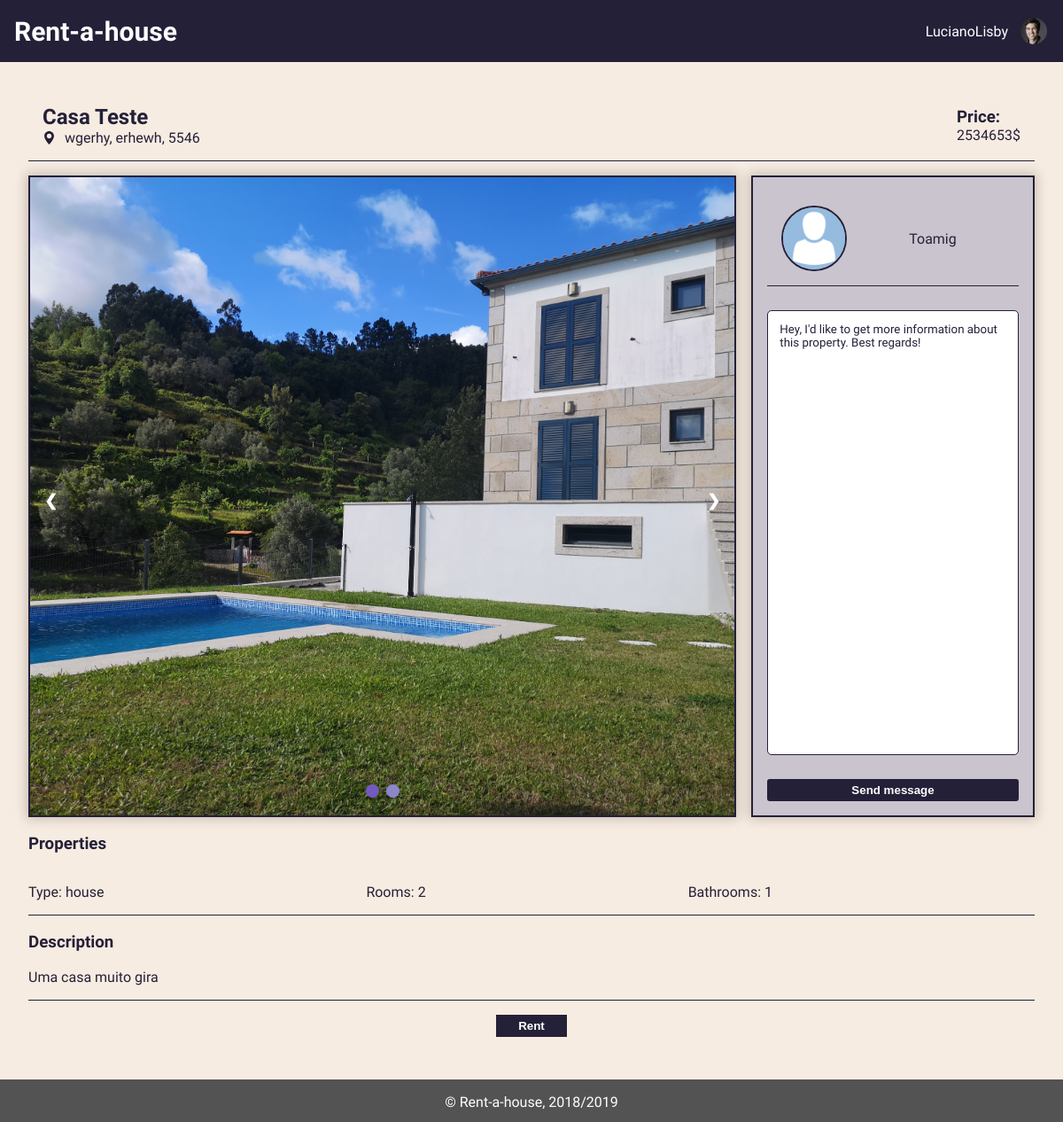
The page /pages/house.php?id=7 (signed in) on the database its author committed.
### tables this page shows
CREATE TABLE house (
  id INTEGER PRIMARY KEY AUTOINCREMENT,
  type VARCHAR,
  room INTEGER,
  bathroom INTEGER,
  price DOUBLE,
  published DATE,
  address VARCHAR, 
  location VARCHAR,
  state VARCHAR,
  postCode VARCHAR,  
  description VARCHAR,
  title VARCHAR,
  owner VARCHAR REFERENCES user
);

CREATE TABLE houseimages (
  id INTEGER PRIMARY KEY AUTOINCREMENT,
  houseID integer REFERENCES house,
  image VARCHAR
);

CREATE TABLE user (
  username VARCHAR PRIMARY KEY,
  email VARCHAR UNIQUE,
  password VARCHAR,
  name VARCHAR,
  phoneNumber VARCHAR UNIQUE,
  image VARCHAR
);

### database/db_utils.php (called while the page is built, shortened)
<?php
    include_once('connection.php');
    function getUserUsername($username){
        global $db;
        $stmt = $db->prepare("SELECT * FROM user WHERE username='".$username."'");
        $stmt->execute();
        $aux = $stmt->fetch();
        return $aux;
    }
    function getHouse($id){
        global $db;
        $stmt = $db->prepare("SELECT * FROM house WHERE id='".$id."'");
        $stmt->execute();
        $aux = $stmt->fetch();
        return $aux;
    }
    function getHouseImages($houseID){
        global $db;
        $stmt = $db->prepare("SELECT * FROM houseimages  WHERE houseID = '".$houseID."'");
        $stmt->execute();
        $aux = $stmt->fetchAll();
        return $aux;
    }
?>

### pages/house.php (the view, shortened to what this page needs)
<?php
    include_once('../templates/templates.php');
    include_once('../database/db_utils.php');
    if(isset($_GET['id'])){
        $id = $_GET['id'];
        $house = getHouse($id);
        $owner = getUserUsername($house['owner']);
        $images = getHouseImages($id);
        if($house){
?>
        <article class="house-body">
            <div id="house-header">
                <div id="house-title">
                    <h2><?=$house["title"]?></h2>
                    <div id="house-location">
                        <p><?=$house["address"].", ".$house["state"].", ".$house["postCode"]?></p>
                    </div>
                </div>
                <div id="house-value">
                    <h3>Price:</h3>
                    <p><?=$house["price"]?>$</p>
                </div>
            </div>
            <section id="house-image-contact">
                <div class="slideshow-container">
                    <?php for($i = 0; $i < count($images); $i++) { ?>
                        <div class="mySlides fade">
                            <img class="slide-image" src="../images/houses/<?=$images[$i]['image']?>">
                        </div>
                    <?php } ?>
                    <a class="prev" onclick="plusSlides(-1)">&#10094;</a>
                    <a class="next" onclick="plusSlides(1)">&#10095;</a>
                    <div class="dots-container">
                        <?php for($i = 1; $i <= count($images); $i++) { ?>
                            <span class="dot" onclick="currentSlide(<?=$i?>)"></span>
                        <?php } ?>
                    </div>
                </div>
                <div id="house-contact-owner">
                    <div id="owner-info">
                        <img src="../images/users/<?=$owner['image']?>" alt="OwnerImg">
                        <a><?=$owner['username']?></a>
                    </div>
                    <form method="post" onsubmit="sendMessage()">
                        <textarea id="msg" name="msg" cols="auto" rows="auto" value="Hey, I'd like to get more information about this property. Best regards!">Hey, I'd like to get more information about this property. Best regards!</textarea>
                        <input type="submit" name="send-message" value="Send message">
                    </form>
                </div>
            </section>
            <div id="house-info">
                <div id="house-properties-wrapper">
                    <h3>Properties</h3>
                    <div id="house-properties">
                        <p>Type: <?=$house["type"]?></p>
                        <p>Rooms: <?=$house["room"]?></p>
                        <p>Bathrooms: <?=$house["bathroom"]?></p>
                    </div>
                </div>
                <div id="house-description">
                    <h3>Description</h3>
                    <p><?=$house["description"]?></p>
                </div>
            </div>
            <?php if(isset($_SESSION['username']) && $_SESSION['username'] == $owner['username']){ ?>
            <form action="../actions/deletehouse_action.php" method="post">
                <input type="hidden" name="id" value="<?=$house['id']?>">
                <input class="delete-btn" type="submit" name="submit-delete" value="Delete House">
            </form>
            <?php } else { ?>
            <form action="rental.php">
                <input class="utils-btn" type="submit" value="Rent">
            </form>
            <?php } ?>
        </article>
<?php
        }
        else{
            header('Location: home.php');
        }
    }
    else{
        header('Location: home.php');
    }
?>

### css/style.css (style rules this page uses)
:root { --main-color-1: #242038; --main-color-2: #725AC1; --main-color-3: #8D86C9; --main-color-4: #CAC4CE; --main-color-5: #F7ECE1; --main-color-6: white; --main-color-7: rgba(0,0,0,.2); --main-color-8: black; --main-color-9: rgb(83, 83, 83); --error: rgb(245, 89, 71); --success: rgb(75,181,67); }
html { margin: 0; padding: 0; width: 100%; }
body { display: flex; flex-direction: column; font-family: 'Exo 2', sans-serif; background-color: var(--main-color-5); color: var(--main-color-1); margin: 0; padding: 0; min-height: 100vh; width: 100%; }
.utils-btn { background-color:var(--main-color-1); display:inline-block; cursor:pointer; color:var(--main-color-6); font-weight:bold; padding: 5px; text-decoration:none; border: none; transition: background-color 0.5s; position: relative; }
.house-body { flex: auto; padding: 2em; display: flex; flex-direction: column; }
#house-header { display: flex; flex-direction: row; border-bottom: 1px solid var(--main-color-1); margin-bottom: 1em; }
#house-title { padding: 1em; border-radius: 10px; margin: auto auto auto 0; float: right; }
#house-title h2 { margin: auto; color: var(--main-color-1) }
#house-title p { color: var(--main-color-1); margin: auto 0; }
#house-location { margin: auto; display: flex; flex-direction: row; vertical-align: middle; }
#house-location svg { fill: var(--main-color-1); width: 15px; margin-right: 10px; }
#house-value { padding: 1em; border-radius: 10%; margin: auto 0 auto auto; float: left; }
#house-value h3 { margin: auto; color: var(--main-color-1); }
#house-value p { margin: auto; color: var(--main-color-1); }
#house-image-contact { display: flex; flex-direction: row; }
.slideshow-container { border: 2px solid var(--main-color-1); margin: auto auto auto 0; float: left; width: 70%; height: 45em; box-shadow: 0 0 0.8rem 0.2rem var(--main-color-7); margin-right: 1em; position: relative; }
.mySlides { display: none; }
.slide-image { width: 100%; height: 45em; object-fit: cover; vertical-align: middle; }
.prev, .next { cursor: pointer; position: absolute; top: 50%; width: auto; margin-top: -22px; padding: 16px; color: var(--main-color-6); font-weight: bold; font-size: 18px; transition: 0.6s ease; border-radius: 0 3px 3px 0; user-select: none; }
.next { right: 0; border-radius: 3px 0 0 3px; }
.dots-container { text-align: center; position: absolute; bottom: 0; left: 0; right: 0; margin: 1em; }
.dot { cursor: pointer; height: 15px; width: 15px; margin: 0 2px; background-color: var(--main-color-3); border-radius: 50%; display: inline-block; transition: background-color 0.5s ease; }
.active, .dot:hover { background-color: var(--main-color-2); }
.fade { -webkit-animation-name: fade; -webkit-animation-duration: 0.5s; animation-name: fade; animation-duration: 0.5s; }
#house-contact-owner { border: 2px solid var(--main-color-1); float: right; margin: 0 0 0 auto; display: flex; flex-direction: column; background-color: var(--main-color-4); width: 25%; padding: 1em; box-shadow: 0 0 0.8rem 0.2rem var(--main-color-7); }
#owner-info { display: flex; flex-direction: row; padding: 1em; border-bottom: 1px solid var(--main-color-1); }
#owner-info img { border: 2px solid var(--main-color-1); vertical-align: middle; object-fit: cover; object-position: center; border-radius: 50%; width: 70px; height: 70px; margin-right: 1em; }
#owner-info a { width: 80%; text-align: center; margin: auto 0; }
#house-contact-owner form { display: flex; flex-direction: column; flex: auto; }
#house-contact-owner form textarea { border: 1px solid var(--main-color-1); font-family: 'Exo 2', sans-serif; border-radius: 5px; color: var(--main-color-1); padding: 1em; margin-top: 2em; resize: none; flex: auto; }
#house-contact-owner form :nth-child(3) { background-color: var(--main-color-1); border-radius: 3px; display: inline-block; cursor: pointer; color: var(--main-color-6); font-weight: bold; text-decoration: none; border: none; margin-top: 2em; padding: 5px; transition: background-color 0.5s; }
#house-properties-wrapper { border-bottom: 1px solid var(--main-color-1); }
#house-properties { display: flex; flex-direction: row; }
#house-properties p { flex: auto; }
#house-description { text-align: justify; border-bottom: 1px solid var(--main-color-1); }
.house-body>form { text-align: center; margin: 1em; }
.house-body>form input { text-align: center; min-width: 80px; }

### rows shown on the page
house: title "Casa Teste", address "wgerhy", state "erhewh", postCode "5546", price "2534653", type "house", room "2", bathroom "1", description "Uma casa muito gira"
houseimages: image (picture)
user: image (placeholder picture), username "Toamig"

### other values the page prints
$_SESSION['username'] "LucianoLisby"
